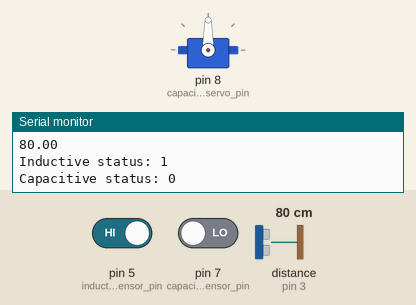
Simulated run of this sketch. Board: Arduino Uno, built with avr-gcc and run on an emulated ATmega328P. Shown: servo, the last lines printed to the serial monitor. Inputs (shaded band) come from the test bench; at power-on: distance to the obstacle (sensor on pin 3) 80 cm, pin 5 (inductive_proximity_sensor_pin) HIGH, pin 7 (capacitive_proximity_sensor_pin) LOW. The echo pulse lasts 58.3 µs per cm.

Above: at 1.2 s.
1.3 s: distance to the obstacle (sensor on pin 3) set to 17 cm
4.3 s: distance to the obstacle (sensor on pin 3) set to 13 cm
At 4.46 s:
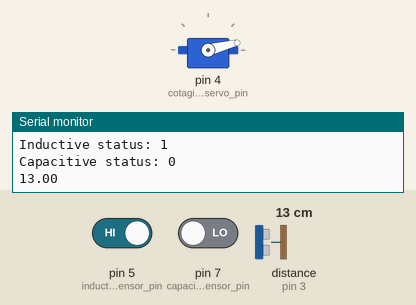
7.3 s: pin 5 (inductive_proximity_sensor_pin) driven LOW
At 9.8 s:
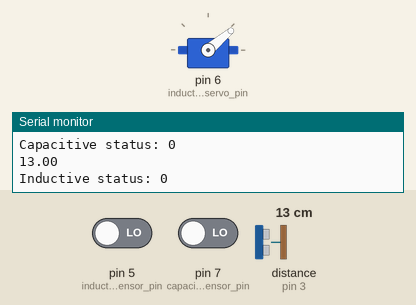
10.3 s: pin 7 (capacitive_proximity_sensor_pin) driven HIGH
At 12.68 s:
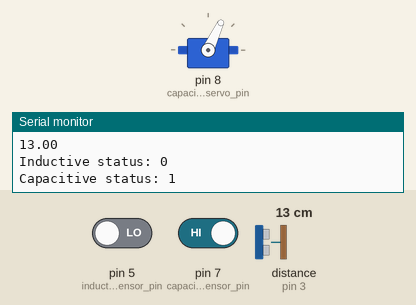
Timing chart, 0 to 14.3 s (numbered marks = the images above; inputs shaded):
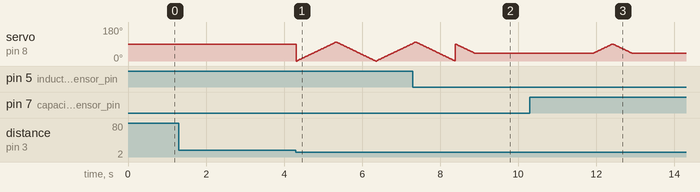

The sketch:

smart-segregation-system.ino
```cpp
#include <HCSR04.h>
#include <Servo.h>

Servo myservo;

// hc(Trig, Echo)
HCSR04 hc(2, 3);

#define cotagious_servo_pin 4
#define inductive_proximity_sensor_pin 5
#define inductive_servo_pin 6
#define capacitive_proximity_sensor_pin 7
#define capacitive_servo_pin 8

int pos = 90;

void setup() {
  Serial.begin(9600);

  pinMode(capacitive_proximity_sensor_pin, INPUT);
  pinMode(inductive_proximity_sensor_pin, INPUT);

  myservo.attach(inductive_servo_pin);
  myservo.write(pos);
  myservo.detach();

  myservo.attach(capacitive_servo_pin);
  myservo.write(pos);
  myservo.detach();
}

void loop() {
  check_contagious_status();
  metal_sensor_status();
  plastic_sensor_status();
}

void metal_sensor_status() {
  bool sensor_status = digitalRead(inductive_proximity_sensor_pin);
  Serial.print("Inductive status: ");
  Serial.println(sensor_status);

  if (!sensor_status) {
    push_inductive_servo();
    delay(3000);
    pull_inductive_servo();
  }
}

void plastic_sensor_status() {
  bool sensor_status = digitalRead(capacitive_proximity_sensor_pin);
  Serial.print("Capacitive status: ");
  Serial.println(sensor_status);

  if (sensor_status) {
    push_capacitive_servo();
    delay(3000);
    pull_capacitive_servo();
  }
}

void check_contagious_status() {
  float distance = read_contagious_distance();
  Serial.println(distance);
  if (distance < 15) {
    push_contagious_servo();
    pull_contagious_servo();
  }
}

float read_contagious_distance() {
  return hc.dist(0);
  delay(60);
}

void push_contagious_servo() {
  myservo.attach(cotagious_servo_pin);
  for (pos = 0; pos <= 100; pos += 1) {
    myservo.write(pos);
    delay(10);
  }
  myservo.detach();
}

void pull_contagious_servo() {
  myservo.attach(cotagious_servo_pin);
  for (pos = 100; pos >= 0; pos -= 1) {
    myservo.write(pos);
    delay(10);
  }
  myservo.detach();
}

void pull_capacitive_servo() {
  myservo.attach(capacitive_servo_pin);
  for (pos = 40; pos <= 90; pos += 1) {
    myservo.write(pos);
    delay(10);
  }
  myservo.detach();
}

void push_capacitive_servo() {
  myservo.attach(capacitive_servo_pin);
  for (pos = 90; pos >= 40; pos -= 1) {
    myservo.write(pos);
    delay(10);
  }
  myservo.detach();
}

void pull_inductive_servo() {
  myservo.attach(inductive_servo_pin);
  for (pos = 40; pos <= 90; pos += 1) {
    myservo.write(pos);
    delay(10);
  }
  myservo.detach();
}

void push_inductive_servo() {
  myservo.attach(inductive_servo_pin);
  for (pos = 90; pos >= 40; pos -= 1) {
    myservo.write(pos);
    delay(10);
  }
  myservo.detach();
}
```

Measured:
- the behaviour switches between 15 and 14 cm on distance to the obstacle (sensor on pin 3) (found by bisection; images 0 and 1)
- by itself, servo on pin 8 (capacitive_servo_pin): rises from 40° to 90° in 0.48 s, then falls to 40° in 0.52 s
